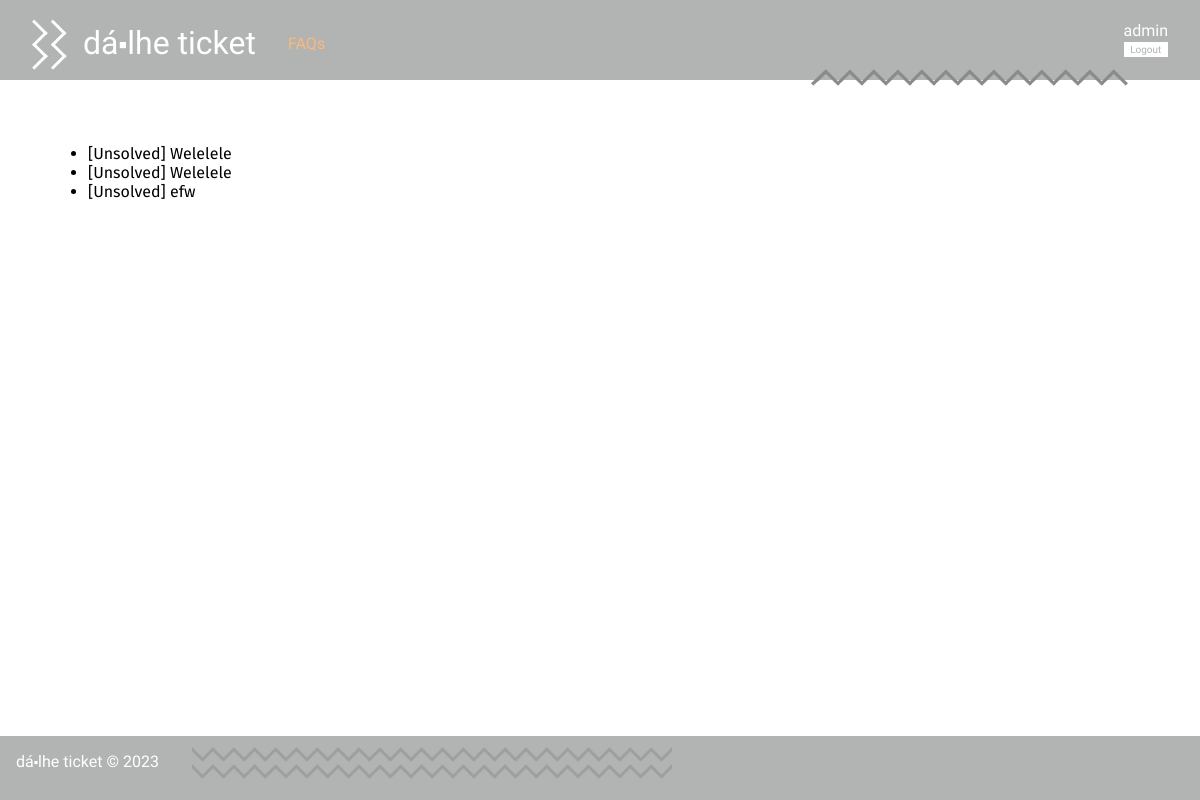
Page /pages/my_tickets.php (signed in) on the earlier database version.
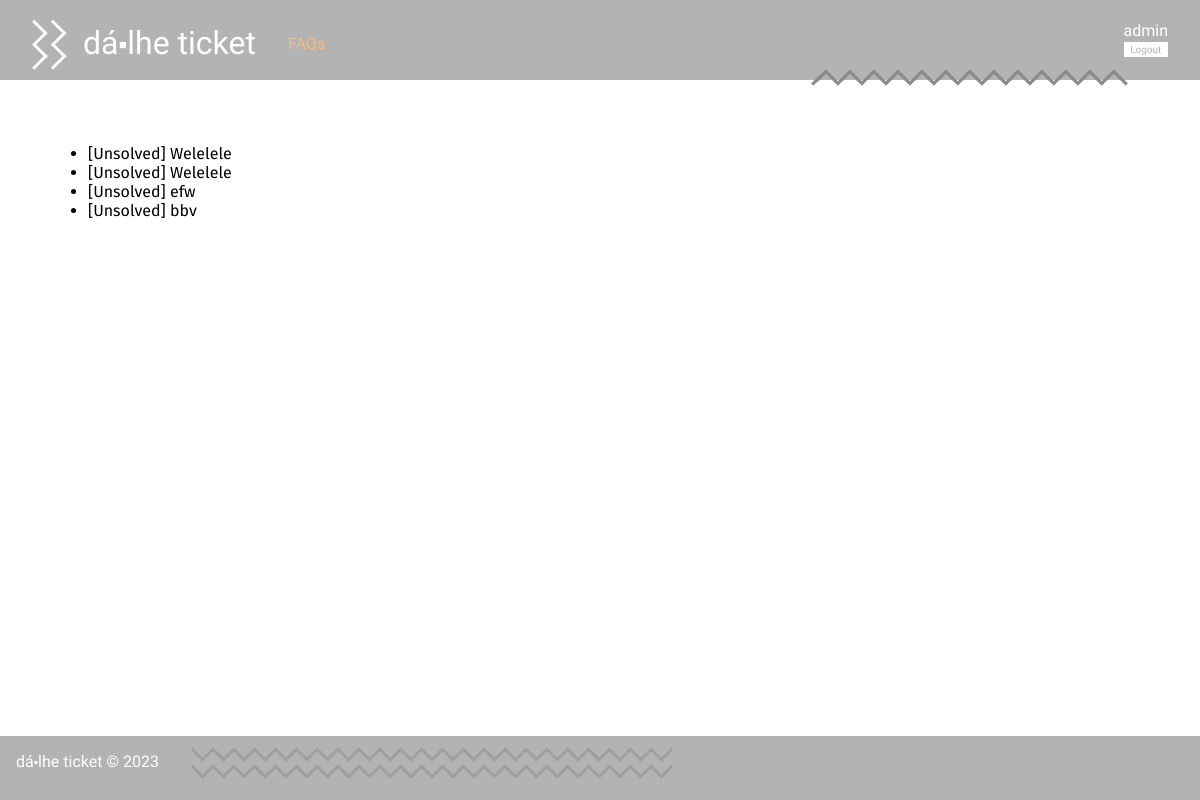
Same page on the later database version.
### tables this page shows
CREATE TABLE Ticket(
   id integer primary key autoincrement,
   title varchar(60) not null,
   client varchar(20) not null,
   agent varchar(20),
   status varchar(10) not null,
   department varchar(20),
   foreign key (client) references User(username),
   foreign key (agent) references User(username),
   foreign key (department) references Department(name)
);

### pages/my_tickets.php (called while the page is built, shortened)
<?php
    require_once(__DIR__ . '/../templates/common.tpl.php');
    require_once(__DIR__ . '/../templates/ticket.tpl.php');
    require_once(__DIR__ . '/../utils/session.php');
    $session = new Session();
    $db = getDatabaseConnection();
    $tickets = Ticket::getAllTicketsFromClient($db, $session->getName());
    drawTicketList($tickets);
?>

### database/ticket.class.php (called while the page is built, shortened)
<?php
class Ticket {
    public function __construct(int $id, string $title, string $client, ?string $agent, string $status, string $department) {
        $this->id = $id;
        $this->title = $title;
        $this->status = $status;
    }
    static public function getAllTicketsFromClient(PDO $db, string $client) : array {
        $stmt = $db->prepare('SELECT * from Ticket WHERE client = ?');
        $stmt->execute(array($client));
        $tickets = array();
        while ($ticket = $stmt->fetch()) {
            $tickets[] = new Ticket(
                $ticket['id'],
                $ticket['title'],
                $ticket['client'],
                $ticket['agent'],
                $ticket['status'],
                $ticket['department']);
        }
        return $tickets;
    }
}
?>

### utils/session.php (called while the page is built, shortened)
<?php
  class Session {
    public function getName() : ?string {
      return isset($_SESSION['name']) ? $_SESSION['name'] : null;
    }
  }
?>

### templates/ticket.tpl.php (the view, shortened to what this page needs)
<?php
    require_once(__DIR__ . '/../database/ticket.class.php');
?>
<?php function drawTicketList(array $tickets, string $title = '') : void {
    ?>
    <ul class="ticket_list">
    <?php foreach ($tickets as $ticket) {?>
        <li><a href="../pages/ticket.php?id=<?= $ticket->id?>">[<?= $ticket->status?>] <?= $ticket->title?></a></li>
    <?php }?>
    </ul>
<?php }?>

Differences in the rows shown:
added ticket: status "Unsolved", title "bbv"
